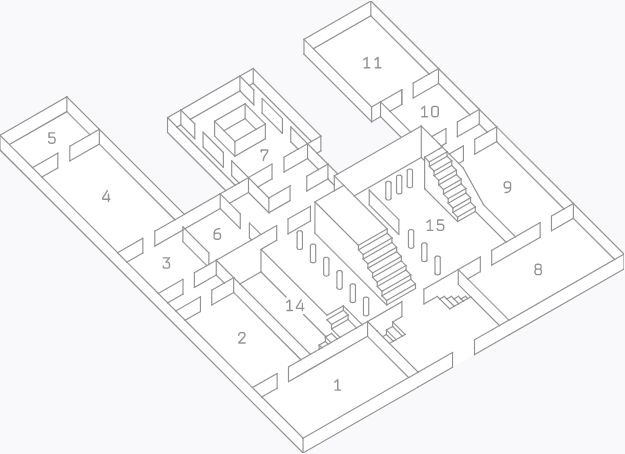
#> input picture navigation/data/main_floor_1.jpg, 625 x 454 px, found by its file name
$ python representer.py
#> lines starting #> are read from the running program, lines starting #| are printed output that depends on the picture
### navigation/route_builder.py
from collections import defaultdict
from typing import Tuple, List
from navigation.models import Place


class RouteBuilderError(Exception):
    pass


class RouteBuilder:
    def __init__(self, neighbors: List[Tuple[Place, Place]]):
        self._places, self._neighbors = [], defaultdict(list)
        for place_1, place_2 in neighbors:
            try:
                index_1 = self._places.index(place_1)
            except ValueError:
                self._places.append(place_1)
                index_1 = len(self._places) - 1

            try:
                index_2 = self._places.index(place_2)
            except ValueError:
                self._places.append(place_2)
                index_2 = len(self._places) - 1

            self._neighbors[index_1].append(index_2)
            self._neighbors[index_2].append(index_1)

    def _get_bfs_result(self, from_place: Place, to_place: Place):
        queue = [(self._places.index(from_place), -1)]
        parent, is_visited = [-1] * len(self._places), [False] * len(self._places)
        while len(queue) > 0:
            place_index, parent_index = queue.pop(0)
            if is_visited[place_index]:
                continue
            is_visited[place_index] = True
            parent[place_index] = parent_index
            queue.extend((index, place_index) for index in self._neighbors[place_index])

            if self._places[place_index] == to_place:
                return place_index, parent
        return None, None

    def get_nearest_route(self, from_place: Place, to_place: Place) -> List[Place]:
        """without cycles implementation"""

        if from_place not in self._places:
            raise ValueError('from_place not in index')
        if to_place not in self._places:
            raise ValueError('to_place not in index')

        place_index, parent = self._get_bfs_result(from_place, to_place)
        if place_index is None:
            raise RouteBuilderError('there is no possible route')

        route = []
        while place_index != -1:
            route.append(self._places[place_index])
            place_index = parent[place_index]
        return list(reversed(route))

### navigation/models.py
from typing import Union, Optional, Tuple
from dataclasses import dataclass


@dataclass
class ImagePointCoordinates:
    x: int
    y: int

    def to_tuple(self) -> Tuple[int, int]:
        return self.x, self.y


@dataclass
class Hall:
    number: str
    title: str

    def __hash__(self):
        return hash(self.number) + hash(self.title) + hash(type(self))

    def __eq__(self, other):
        return hash(self) == hash(other)

    def __str__(self):
        return f'Зал {self.number}. {self.title}'


@dataclass
class Place:
    museum: str
    floor: int
    area: Union[str, Hall]
    object: Optional[str]
    image_point_coordinates: ImagePointCoordinates

    def __hash__(self):
        return hash(self.museum) + hash(self.floor) + hash(self.area) + hash(self.object) + hash(type(self))

    def __eq__(self, other):
        return hash(self) == hash(other)

### navigation/representer.py
import abc
from typing import List, Any, Tuple
from navigation.models import Place
from PIL import Image, ImageDraw

from navigation.route_builder import RouteBuilder
from navigation.data.main_floor_1 import NEIGHBOR_PLACES, entrance, hall_6
import math

ANGLE = math.pi / 4


def draw_arrow(draw_obj: ImageDraw.Draw,
               start: Tuple[int, int],
               end: Tuple[int, int],
               mustache_length: int = 10,
               width: int = 2,
               color: Tuple[int, int, int] = (0, 0, 255)) -> ImageDraw.Draw:
    draw_obj.line([start, end],  fill=color, width=width)
    # draw_obj.line([
    #     (end[0] + (mustache_length * math.cos(ANGLE)), (end[1] + mustache_length * math.sin(ANGLE))),
    #     end,
    #     ((end[0] - mustache_length * math.cos(ANGLE)), (end[1] + mustache_length * math.sin(ANGLE))),
    # ],  fill=color, width=width)
    return draw_obj


def draw_route_on_image(image_path: str, route: List[Place], save_img_path: str):
#> called with save_img_path = 'drawn_grid.png'
    im = Image.open(image_path)
#> im is the input picture: PIL image 625x454 RGB; mean R, G, B 246.2, 246.2, 247.3
    d = ImageDraw.Draw(im)
    for end_index in range(1, len(route)):
        start = route[end_index - 1].image_point_coordinates.to_tuple()
        end = route[end_index].image_point_coordinates.to_tuple()
        d = draw_arrow(d, start, end)
    im.save(save_img_path)
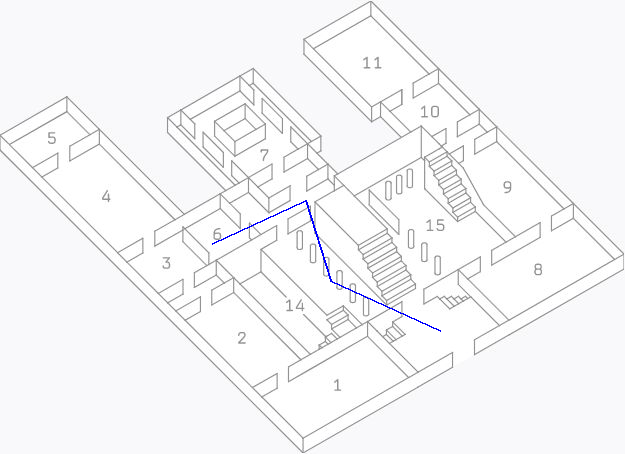
#> saved as drawn_grid.png: PIL image 625x454 RGB; mean R, G, B 245.8, 245.8, 247.3


if __name__ == '__main__':
    rb = RouteBuilder(NEIGHBOR_PLACES)
    draw_route_on_image(r"C:\Users\Максим\git\pushkin_guide\navigation\data\main_floor_1.jpg",
                        rb.get_nearest_route(hall_6, entrance),
                        'drawn_grid.png')
